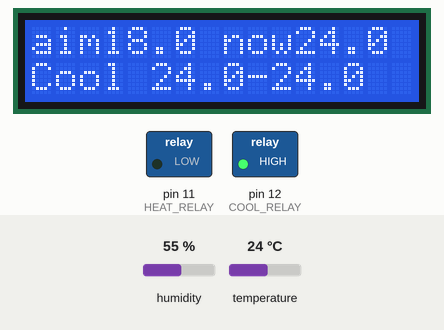
This sketch was run on a simulated Arduino Uno, built with avr-gcc and run on an emulated ATmega328P. Shown: 16×2 character LCD, switched loads named in the sketch (green lamp = pin HIGH). Wiring (inferred from the names in the program): DHT11 sensor: data pin 3. Inputs (shaded band) come from the test bench; at power-on: temperature 24 °C, humidity 55 %.

Above: at 1.2 s.
1.3 s: temperature set to 12 °C
At 3.0 s:
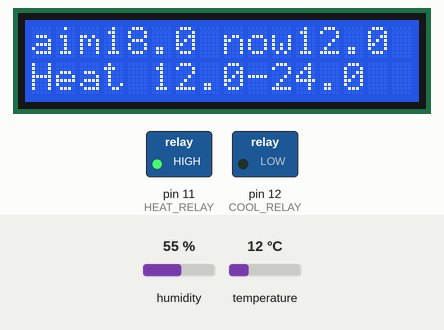
4.1 s: temperature set to 19 °C
At 5.8 s:
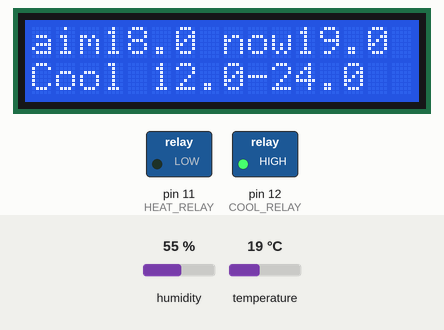
6.9 s: temperature set to 28 °C
At 10.1 s:
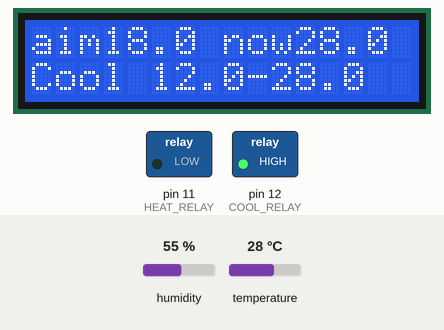
Timing chart, 0 to 11.6 s (numbered marks = the images above; inputs shaded):
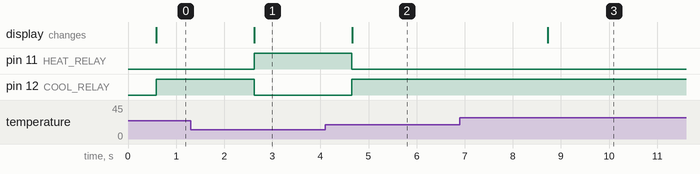

Measured:
- after the input at 1.3 s, pin 11 (HEAT_RELAY): LOW → HIGH after 1.3 s; pin 12 (COOL_RELAY): HIGH → LOW after 1.3 s; the display: changes after 1.3 s (image 1)
- after the input at 4.1 s, pin 11 (HEAT_RELAY): HIGH → LOW after 0.56 s; pin 12 (COOL_RELAY): LOW → HIGH after 0.56 s; the display: changes after 0.56 s (image 2)
- after the input at 6.9 s, the display: changes after 1.8 s (image 3)

The sketch:

FermentionController1.ino
```cpp
#include <LiquidCrystal.h>
#include "DHT.h"

#define DHTPIN 3     // what pin we've connected the temp sensor to

// Uncomment whatever type you're using!
#define DHTTYPE DHT11   // DHT 11
//#define DHTTYPE DHT22   // DHT 22  (AM2302)
//#define DHTTYPE DHT21   // DHT 21 (AM2301)

DHT dht(DHTPIN, DHTTYPE);


// initialize the library with the numbers of the interface pins
LiquidCrystal lcd(8, 9, 4, 5, 6, 7);           // select the pins used on the LCD panel
const int LIGHT_PIN = 10; // pin 10 controls the backlight

// define some values used by the panel and buttons
int lcd_key     = 0;
int adc_key_in  = 0;
boolean lightOn = true;  // keep track of whether the LCD light is on or off

#define btnRIGHT  0
#define btnUP     1
#define btnDOWN   2
#define btnLEFT   3
#define btnSELECT 4
#define btnNONE   5

#define HEAT_RELAY 11 //  Heating relay pin
#define COOL_RELAY 12 // Cooling relay pin

int read_LCD_buttons(){               // read the buttons
  adc_key_in = analogRead(0);       // read the value from the sensor

  // my buttons when read are centered at these valies: 0, 144, 329, 504, 741
  // we add approx 50 to those values and check to see if we are close
  // We make this the 1st option for speed reasons since it will be the most likely result

  if (adc_key_in > 1000) return btnNONE;

  // For V1.1 us this threshold
  /*
    if (adc_key_in < 50)   return btnRIGHT;
   if (adc_key_in < 250)  return btnUP;
   if (adc_key_in < 450)  return btnDOWN;
   if (adc_key_in < 650)  return btnLEFT;
   if (adc_key_in < 850)  return btnSELECT;
   */

  // For V1.0 comment the other threshold and use the one below:
  if (adc_key_in < 50)   return btnRIGHT;
  if (adc_key_in < 195)  return btnUP;
  if (adc_key_in < 380)  return btnDOWN;
  if (adc_key_in < 555)  return btnLEFT;
  if (adc_key_in < 790)  return btnSELECT;

  return btnNONE;                // when all others fail, return this.
}

const byte degreeSymbol = B11011111;

const float TARGET_TEMP = 18.0; // the target temperature of the fermentation chamber
const float TEMP_DIFF = 0.5; // the tolerance we allow before taking action

float currentTemp = 0.0;
float minTemp = 1000.0;
float maxTemp = -1000.0;

const int REST = 0;
const int HEAT = 1;
const int COOL = 2;
int currentAction = REST; // the current thing we're doing (e.g. REST, HEAT or COOL)


void setup(void) {
  Serial.begin(9600);

  // set up the relay pins
  pinMode(HEAT_RELAY,OUTPUT);
  pinMode(COOL_RELAY,OUTPUT);

  // set up the LCD as 16 x 2
  lcd.begin(16,2);

  dht.begin();

}

void loop(void) {
  // Reading temperature or humidity takes about 250 milliseconds!
  // Sensor readings may also be up to 2 seconds 'old' (its a very slow sensor)
  float h = dht.readHumidity();
  float currentTemp = dht.readTemperature();
  char buf[6];

  // update the max and min values
  if (currentTemp > maxTemp) {
    maxTemp = currentTemp;
  }
  if (currentTemp < minTemp) {
    minTemp = currentTemp;
  }

  // decide what to do
  if ( currentTemp < ( TARGET_TEMP - TEMP_DIFF ) ) {
    currentAction = HEAT;
  }
  else if ( currentTemp > ( TARGET_TEMP + TEMP_DIFF ) ) {
    currentAction = COOL;
  }
  else {
    currentAction = REST;
  }

  // do the action
  switch ( currentAction) {

  case REST:
    digitalWrite(HEAT_RELAY,LOW); // turn the Heat off
    digitalWrite(COOL_RELAY,LOW); // turn the Cool off
    break;

  case HEAT:
    digitalWrite(HEAT_RELAY,HIGH); // turn the Heat on
    digitalWrite(COOL_RELAY,LOW); // turn the Cool off
    break;

  case COOL:
    digitalWrite(HEAT_RELAY,LOW); // turn the Heat off
    digitalWrite(COOL_RELAY,HIGH); // turn the Cool on
    break;

//  default:
  }

  //  fahrenheit = celsius * 1.8 + 32.0;
  /*
  Serial.print("  Temp = ");
   Serial.print(currentTemp);
   Serial.print("*C, min=");
   Serial.print(minimum);
   Serial.print("*C, max=");
   Serial.print(maximum);
   Serial.print("*C");
   //  Serial.print(fahrenheit);
   //  Serial.println(" Fahrenheit");
   Serial.println();
   */

  // print line 1
  lcd.setCursor(0,0);
  lcd.print("aim");
  lcd.print( dtostrf(TARGET_TEMP,4,1,buf) );
  lcd.print(" ");

  lcd.print("now");
  lcd.print( dtostrf(currentTemp,4,1,buf) );

  //print line 2
  lcd.setCursor(0,1);

  switch ( currentAction) {

  case REST:
    lcd.print("Rest");
    break;
  case HEAT:
    lcd.print("Heat");
    break;
  case COOL:
    lcd.print("Cool");
    break;
  default:
    lcd.print("ERROR");

  }


  //  lcd.print("Heat");
  lcd.print(" ");
  //  lcd.print("Lo ");
  lcd.print( dtostrf(minTemp,4,1,buf) );
  lcd.print("-");
  lcd.print( dtostrf(maxTemp,4,1,buf) );

  delay(500);

}
```
